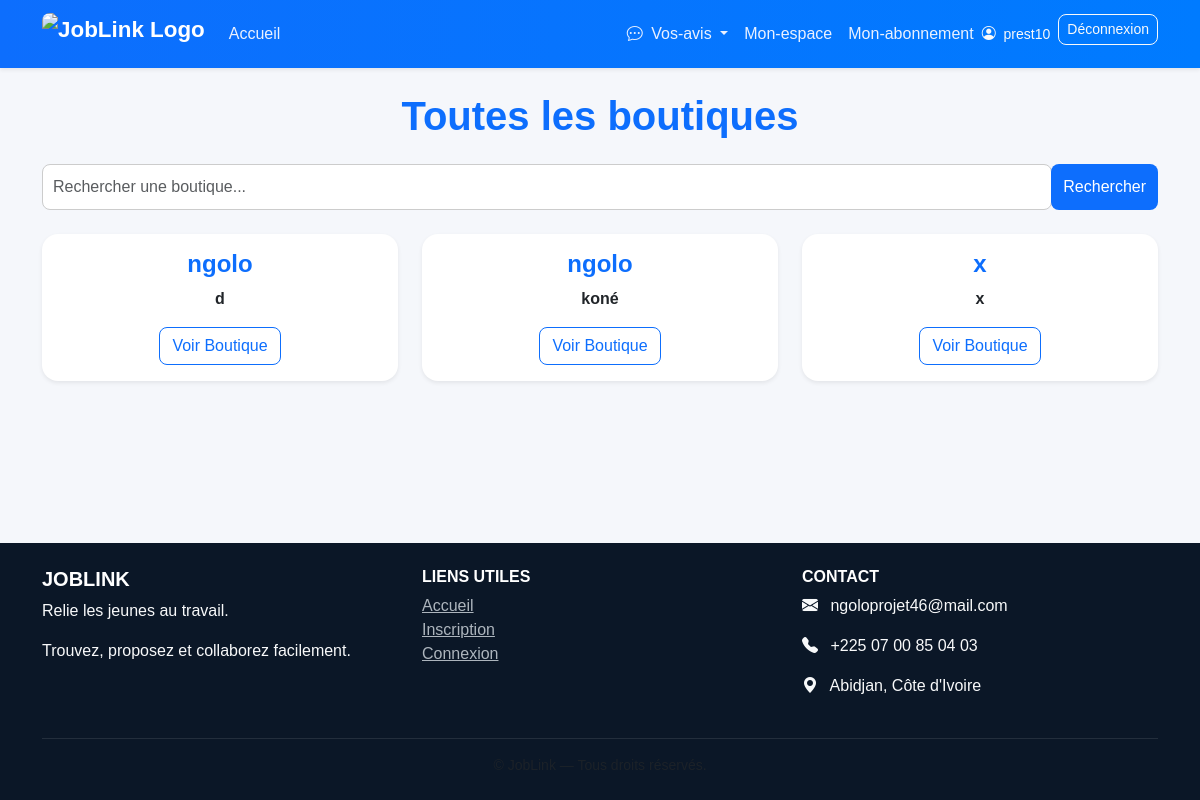
Before: /boutiques/ (signed in) with the older database file.
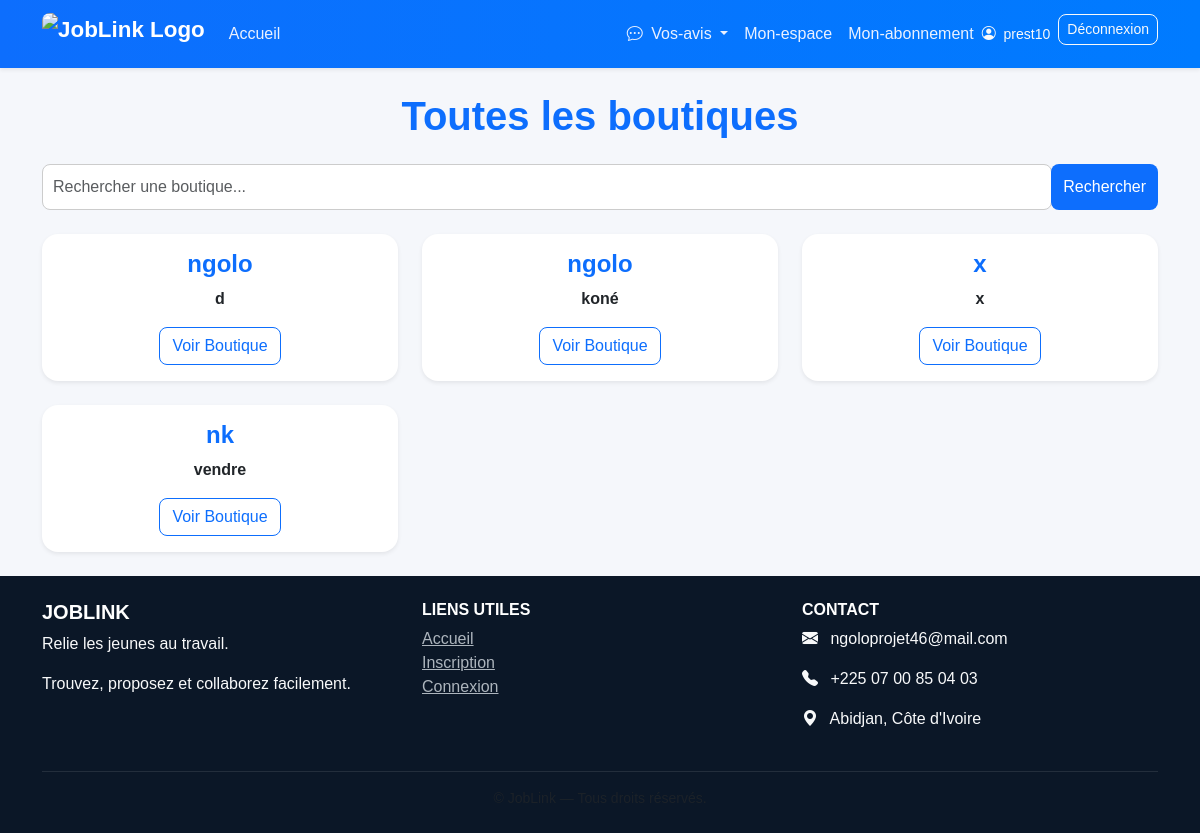
After: the same page with the newer database file.
### core/models.py (models this page shows, shortened)
class User(AbstractUser):
    ROLE_CHOICES = (
        ('prestataire', 'Prestataire'),
        ('demandeur', 'Demandeur'),
    )
    role = models.CharField(max_length=20, choices=ROLE_CHOICES)
    phone = models.CharField(max_length=20, unique=True, null=True, blank=True)
    photo = CloudinaryField("photo_profil", blank=True, null=True)

class Boutique(models.Model):
    prestataire = models.OneToOneField('Prestataire', on_delete=models.CASCADE, related_name='boutique')
    nom = models.CharField(max_length=100)
    description = models.TextField(blank=True, null=True)
    date_creation = models.DateTimeField(auto_now_add=True)
    image = CloudinaryField("image_boutique", blank=True, null=True)

### core/views.py (the view)
# urls.py: path('boutiques/', views.boutiques_list, name='boutiques_list'),
def boutiques_list(request):
    query = request.GET.get('q')  # On récupère le paramètre 'q' dans l'URL
    if query:
        boutiques = Boutique.objects.filter(nom__icontains=query)  # Recherche insensible à la casse
    else:
        boutiques = Boutique.objects.all()
    return render(request, 'core/boutiques_list.html', {'boutiques': boutiques, 'query': query})

### core/templates/core/boutiques_list.html
{% extends 'base.html' %}
{% block content %}
<div class="mb-4 text-center text-primary fw-bold">
    <h1 class="mb-4">Toutes les boutiques</h1>
    <form method="get" class="mb-4">
        <div class="input-group">
            <input type="text" name="q" class="form-control" placeholder="Rechercher une boutique..." value="{{ query|default:'' }}">
            <button class="btn btn-primary" type="submit">Rechercher</button>
        </div>
    </form>
    <div class="row g-4">
        {% for boutique in boutiques %}
        <div class="col-md-4">
            <div class="card shadow-sm rounded-4 border-0">
                <div class="card-body">
                    <h4 class="fw-bold">{{ boutique.nom }}</h4>
                    <p>{{ boutique.description|truncatechars:100 }}</p>
                    <a href="{% url 'detail_boutique' boutique.id %}" class="btn btn-outline-primary">Voir Boutique</a>
                </div>
            </div>
        </div>
        {% empty %}
        <p>Aucune boutique trouvée.</p>
        {% endfor %}
    </div>
</div>
{% endblock %}

### core/templates/base.html (shortened to what this page needs)
<!DOCTYPE html>
<html lang="fr">
<head>
    <link href="https://cdn.jsdelivr.net/npm/bootstrap@5.3.3/dist/css/bootstrap.min.css" rel="stylesheet">
    <link rel="stylesheet" href="https://cdn.jsdelivr.net/npm/bootstrap-icons@1.11.3/font/bootstrap-icons.css">
</head>
<body class="d-flex flex-column min-vh-100">
    <nav class="navbar navbar-expand-lg navbar-dark shadow-sm">
        <div class="container">
           <a class="navbar-brand fw-bold d-flex align-items-center" href="{% url 'home' %}">
                <img src="https://res.cloudinary.com/dxndciemg/image/upload/v1764555602/c721626a-fccc-43ed-9791-b79d6451cf12.png"
                    alt="JobLink Logo"
                    style="height: 42px; width: auto; border-radius: 8px;">
            </a>
            <div class="collapse navbar-collapse" id="navbarNav">
                <ul class="navbar-nav me-auto">
                    <li class="nav-item">
                        <a class="nav-link" href="{% url 'home' %}">Accueil</a>
                    </li>
                </ul>
                <ul class="navbar-nav">
                    {% if user.is_authenticated %}
                        <li class="nav-item dropdown">
                            <a class="nav-link dropdown-toggle text-light" href="#" id="commentairesDropdown"
                                role="button" data-bs-toggle="dropdown" aria-expanded="false">
                                <i class="bi bi-chat-dots me-1"></i> Vos-avis
                            </a>
                        </li>
                        <li class="nav-item">
                            <a class="nav-link" href="{% url 'dashboard' %}">
                                Mon-espace
                            </a>
                        </li>
                        <li class="nav-item">
                            <a class="nav-link" href="{% url 'gerer_abonnement' %}">Mon-abonnement</a></li>
                        <li class="nav-item d-flex align-items-center me-2">
                            <span class="text-light small">
                                <i class="bi bi-person-circle me-1"></i> {{ user.username }}
                            </span>
                        </li>
                        <li class="nav-item">
                            <form method="post" action="{% url 'logout' %}" style="display:inline;">
                                <button type="submit" class="btn btn-outline-light btn-sm">
                                    Déconnexion
                                </button>
                            </form>
                        </li>
                    {% endif %}
                </ul>
            </div>
        </div>
    </nav>
    <main class="container mt-4 flex-grow-1 fade-in">
        {% block content %}
        {% endblock %}
    </main>
    <footer class="text-light py-4 mt-auto">
        <div class="container text-center text-md-start">
            <div class="row gy-3">
                <div class="col-md-4">
                    <h5 class="fw-bold text-uppercase">JobLink</h5>
                    <p>Relie les jeunes au travail.</p>
                    <p>Trouvez, proposez et collaborez facilement.</p>
                </div>
                <div class="col-md-4">
                    <h6 class="fw-bold text-uppercase">Liens utiles</h6>
                    <ul class="list-unstyled">
                        <li><a href="{% url 'home' %}">Accueil</a></li>
                        <li><a href="{% url 'register' %}">Inscription</a></li>
                        <li><a href="{% url 'login' %}">Connexion</a></li>
                    </ul>
                </div>
                <div class="col-md-4">
                    <h6 class="fw-bold text-uppercase">Contact</h6>
                    <p><i class="bi bi-envelope-fill me-2"></i> ngoloprojet46@mail.com</p>
                    <p><i class="bi bi-telephone-fill me-2"></i> +225 07 00 85 04 03</p>
                    <p><i class="bi bi-geo-alt-fill me-2"></i> Abidjan, Côte d'Ivoire</p>
                </div>
            </div>
            <hr class="border-secondary mt-4">
            <div class="text-center text-muted small">
            </div>
        </div>
    </footer>
</body>
</html>

### core/templates/base.html (style rules this page uses)
body { font-family: "Poppins", sans-serif; background-color: #f5f7fb; color: #333; min-height: 100vh; }
h1, h2, h3, h4, h5 { font-weight: 600; color: #0d6efd; }
.navbar { background: linear-gradient(90deg, #0d6efd, #007bff); }
.navbar-brand { font-size: 1.4rem; }
.navbar-nav .nav-link { color: #eaf1ff !important; font-weight: 500; transition: color 0.2s ease-in-out; }
input, select, textarea { border-radius: 8px !important; border: 1px solid #ccc !important; padding: 10px !important; width: 100%; background-color: #fff; transition: all 0.2s ease-in-out; }
button, .btn { border-radius: 8px !important; }
.card { border: none; border-radius: 15px; box-shadow: 0 3px 10px rgba(0,0,0,0.08); transition: transform 0.2s ease-in-out; }
footer { background-color: #0b1727; }
footer h5, footer h6 { color: #fff; }
footer a { color: #adb5bd; transition: color 0.2s; }
footer hr { border-color: rgba(255, 255, 255, 0.2); }
.btn-primary { background-color: #0d6efd; border: none; }
.fade-in { animation: fadeIn 0.6s ease-in-out; }

Changed rows visible on the page:
added Boutique: nom "nk", description "vendre"
